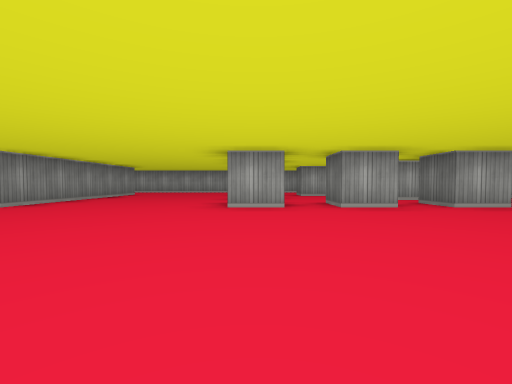
[1] (above)

21 first-person views from a walk through a cub3D ray-caster map. The camera is about half as high as the walls, tilts 2° down and sees 90° across. The floor is counted in squares. Each view is taken from the middle of a square. On the plan, view 1 faces up. The plan holds only what a view shows up to about 9 squares ahead; the rest is blank.

[2]
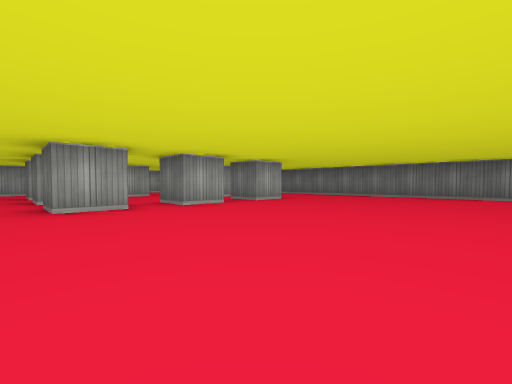

[3]
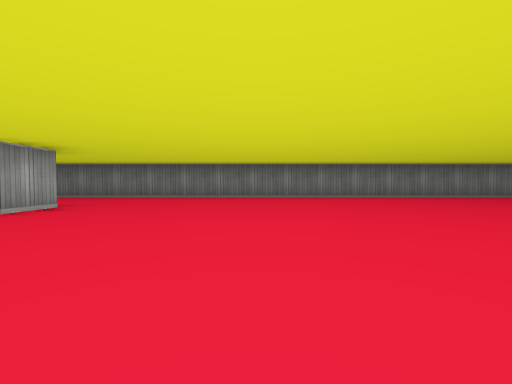

[4]
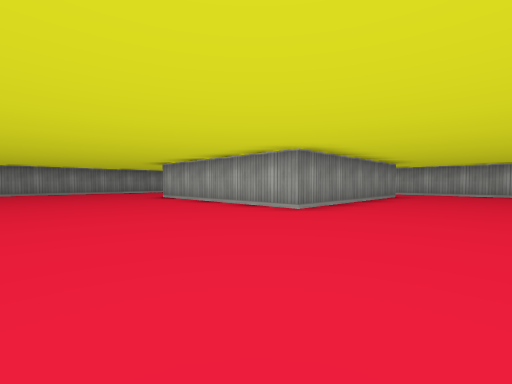

[5]
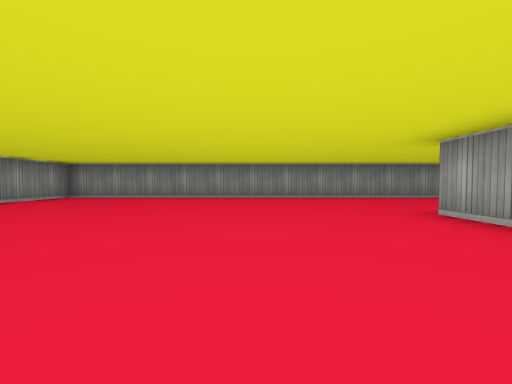

[6]
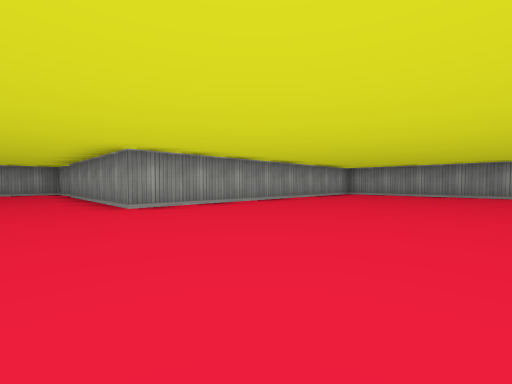

[7]
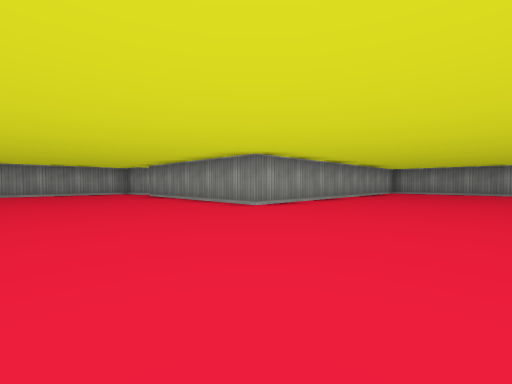

[8]
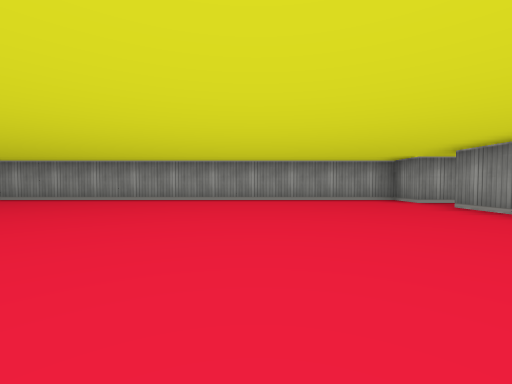

[9]
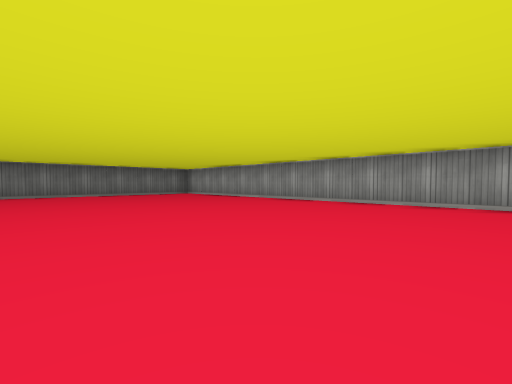

[10]
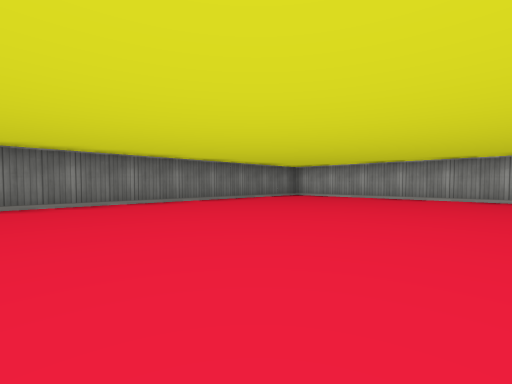

[11]
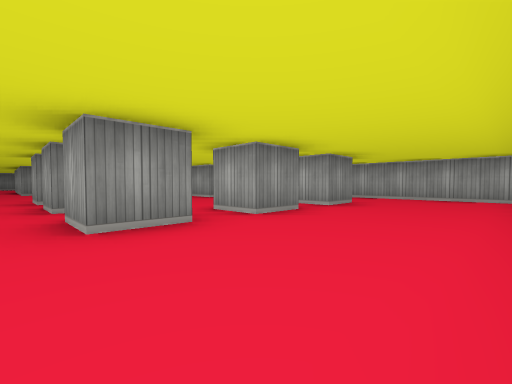

[12]
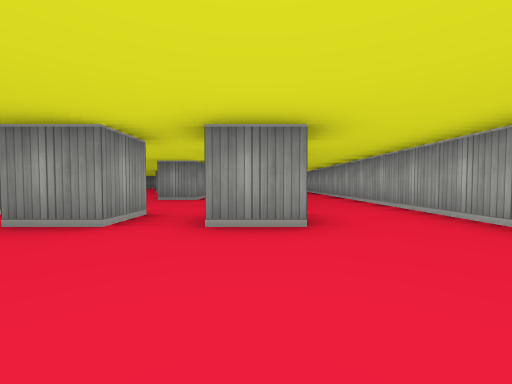

[13]
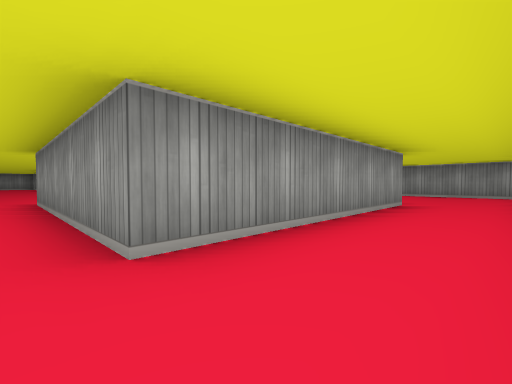

[14]
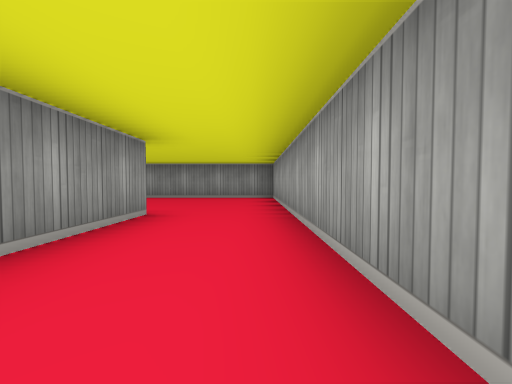

[15]
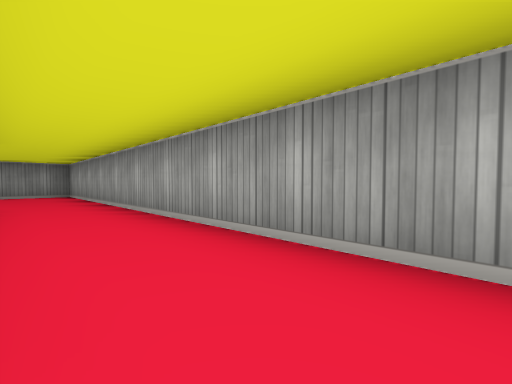

[16]
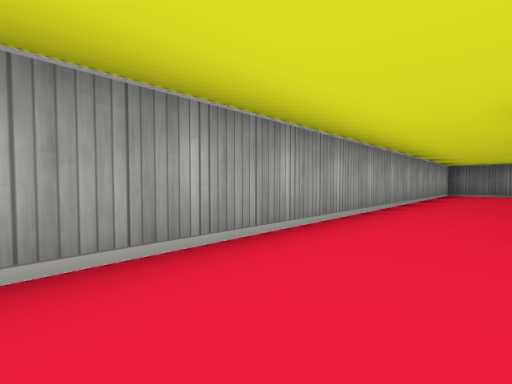

[17]
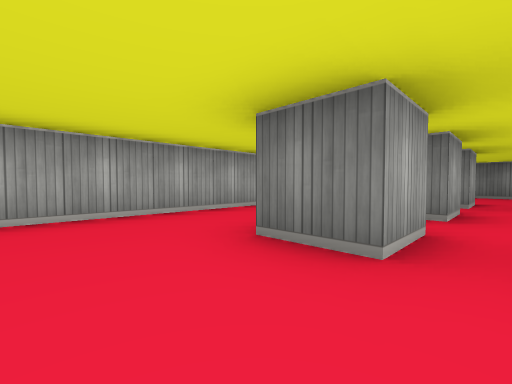

[18]
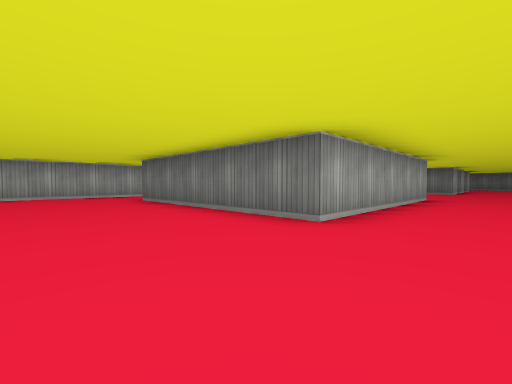

[19]
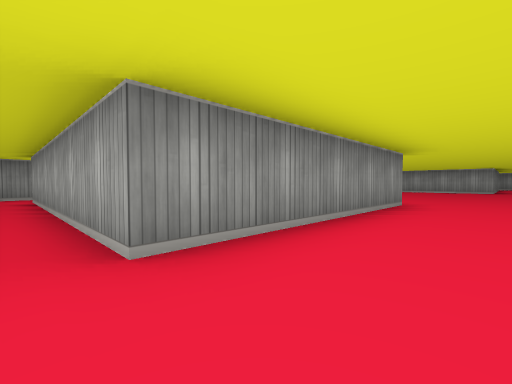

[20]
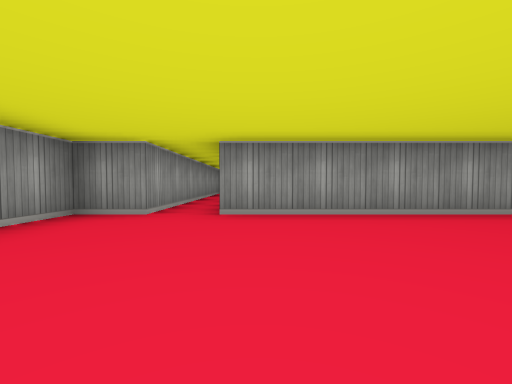

[21]
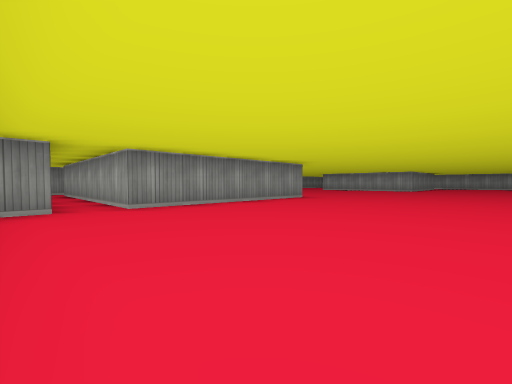

### Floor plan
Points are (right, up) in squares from view 1. A wall is a line through its corners. A room is listed if a view was taken in it or the views show most of it. See-through windows are left out.
Room 1 (views 1, 2, 3, 4, 5, 6, 7, 8, 9, 10, 11, 12, 13, 14, 15, 16, 17, 18, 19, 20, 21)
walls: (-4.5, 4.5) (-9.5, 4.5) (-9.5, 9.5) (-4.5, 9.5) (-4.5, 4.5); (0.6, 4.5) (-0.5, 4.5) (-0.5, 5.5); (-0.5, 6.5) (-0.5, 7.5) (0.5, 7.5) (0.5, 6.5); (2.6, 4.5) (1.5, 4.5) (1.5, 5.5); (0.6, 8.5) (-0.5, 8.5) (-0.5, 9.5); (4.5, 5.6) (4.5, 4.5) (3.5, 4.5) (3.5, 5.5); (3.5, 7.5) (4.5, 7.5) (4.5, 6.5) (3.5, 6.5); (2.6, 8.5) (1.5, 8.5) (1.5, 9); (4.5, 9.6) (4.5, 8.5) (3.5, 8.5); (-11, -9.5) (-5.5, -9.5) (-5.5, -10.5) (7.5, -10.5) (7.5, 11.5) (-13.5, 11.5) (-13.5, -3.5) (-5.5, -3.5) (-5.5, -8.5) (-11.5, -8.5); (-12.5, -8.4) (-12.5, -9)

Where each view was taken, in squares from view 1:
view 1: 0 up, 0 right, facing up
view 2: 0 up, 1 left, facing up-right
view 3: 1 up, 0 right, facing right
view 4: 1 up, 2 left, facing up-left
view 5: 2 up, 6 left, facing left
view 6: 1 up, 4 left, facing down-left
view 7: 0 up, 2 left, facing down-left
view 8: 4 down, 2 left, facing down
view 9: 5 down, 2 left, facing down-right
view 10: 3 down, 2 right, facing down-right
view 11: 4 up, 7 right, facing up-left
view 12: 9 up, 7 right, facing left
view 13: 11 up, 4 left, facing down-left
view 14: 11 up, 6 left, facing left
view 15: 10 up, 4 left, facing up-left
view 16: 10 up, 3 left, facing up-right
view 17: 8 up, 2 left, facing up-right
view 18: 3 up, 12 left, facing up-right
view 19: 9 down, 4 left, facing up-left
view 20: 8 down, 2 left, facing left
view 21: 10 down, 1 left, facing up-left
